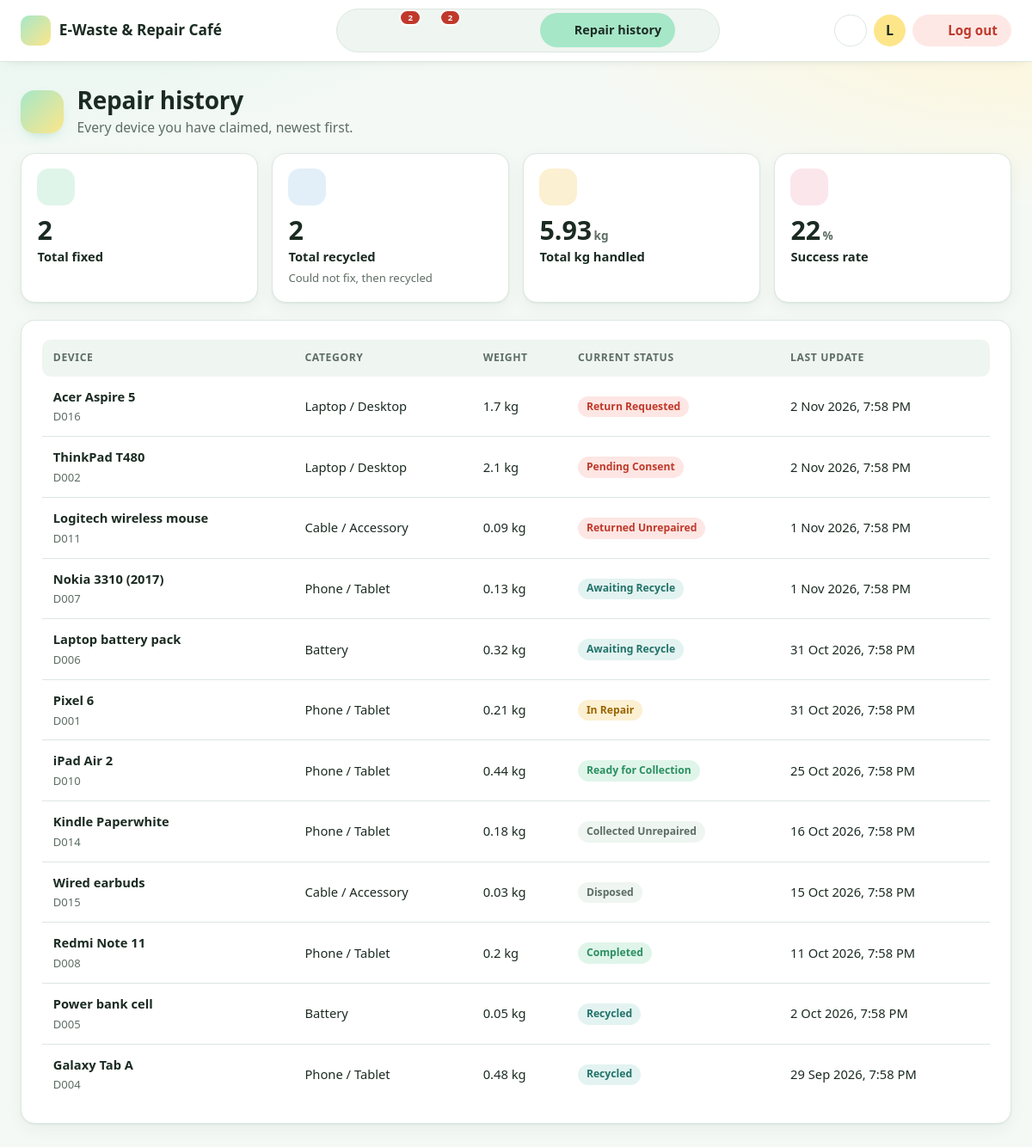
/volunteer/history.php (signed in), run on the app's committed database.
### tables this page shows
CREATE TABLE `devices` (
  `deviceID` varchar(10) NOT NULL,
  `submitted_by` varchar(10) NOT NULL,
  `categoryID` varchar(10) NOT NULL,
  `claimed_by` varchar(10) DEFAULT NULL,
  `processed_by` varchar(10) DEFAULT NULL,
  `device_name` varchar(100) NOT NULL,
  `fault_description` varchar(255) NOT NULL,
  `photo_path` varchar(255) NOT NULL,
  `weight_kg` decimal(6,2) DEFAULT NULL,
  `status` enum('Submitted','Cancelled','Dropped Off','Claimed','In Repair','Ready for Collection','Completed','Pending Consent','Return Requested','Awaiting Recycle','Recycled','Returned Unrepaired','Collected Unrepaired','Disposed','Returned Unclaimed') NOT NULL DEFAULT 'Submitted',
  `disposal_method` enum('Certified e-waste recycler','Battery take-back programme','Metal recovery','Harvest parts for repair stock') DEFAULT NULL,
  `terms_accepted` tinyint(1) NOT NULL,
  `recycle_consent` tinyint(1) DEFAULT NULL,
  `submitted_at` datetime NOT NULL DEFAULT current_timestamp(),
  `status_changed_at` datetime NOT NULL DEFAULT current_timestamp(),
  CONSTRAINT `chk_dev_weight` CHECK (`weight_kg` IS NULL OR (`weight_kg` > 0 AND `weight_kg` <= 50)),
  CONSTRAINT `chk_dev_terms` CHECK (`terms_accepted` = 1)
);

CREATE TABLE `categories` (
  `categoryID` varchar(10) NOT NULL,
  `category_name` varchar(50) NOT NULL,
  `multiplier` decimal(7,2) NOT NULL,
  `max_points` int(11) NOT NULL,
  `is_active` tinyint(1) NOT NULL DEFAULT 1,
  CONSTRAINT `chk_cat_multiplier` CHECK (`multiplier` > 0),
  CONSTRAINT `chk_cat_max` CHECK (`max_points` > 0)
);

### includes/functions.php (called while the page is built, shortened)
<?php
require_once __DIR__ . '/icons.php';
function e($value)
{
    return htmlspecialchars((string) $value, ENT_QUOTES, 'UTF-8');
}
function nice_date($datetime, $withTime = false)
{
    return date($withTime ? 'j M Y, g:i A' : 'j M Y', strtotime($datetime));
}
function db_all($conn, $sql, $types = '', $params = [])
{
    $stmt = $conn->prepare($sql);
    if ($types !== '') $stmt->bind_param($types, ...$params);
    $stmt->execute();
    $result = $stmt->get_result();
    return $result->fetch_all(MYSQLI_ASSOC);
}
function db_one($conn, $sql, $types = '', $params = [])
{
    $rows = db_all($conn, $sql, $types, $params);
    return $rows[0] ?? null;
}
function db_value($conn, $sql, $types = '', $params = [])
{
    $row = db_one($conn, $sql, $types, $params);
    return $row ? array_values($row)[0] : null;
}
function status_class($status)
{
    return 'status-' . strtolower(str_replace(' ', '-', $status));
}
function sql_list($values)
{
    return "'" . implode("', '", $values) . "'";
}
function overdue_sql($statuses, $alias = '')
{
    return $alias . 'status IN (' . sql_list($statuses) . ') AND ' . $alias . 'status_changed_at < NOW() - INTERVAL ' . DEADLINE_DAYS . ' DAY';
}
function require_role($conn, $role, $root)
{
    check_collection_deadlines($conn);
}

### includes/collection_deadlines.php (called while the page is built, shortened)
<?php
function check_collection_deadlines($conn)
{
    require_once __DIR__ . '/volunteer_logic.php';
    $devices = db_all($conn,
        "SELECT deviceID, device_name, status, submitted_by, claimed_by FROM devices WHERE " . overdue_sql(WAITING_FOR_ACTION));
}

### includes/volunteer_logic.php (called while the page is built, shortened)
<?php
function vol_kg($value)
{
    return rtrim(rtrim(number_format((float) $value, 2, '.', ''), '0'), '.') . ' kg';
}
function vol_kg_number($value)
{
    return rtrim(rtrim(number_format((float) $value, 2, '.', ''), '0'), '.') ?: '0';
}
function vol_stats($conn, $me, $from = null, $to_exclusive = null)
{
    $sql = "SELECT d.status, d.weight_kg FROM devices d WHERE d.claimed_by = ?";
    $types = 's'; $args = [$me];
    $r = ['claimed' => 0, 'fixed' => 0, 'recycled' => 0, 'notfixed' => 0, 'kg' => 0.0, 'rate' => null];
    foreach (db_all($conn, $sql, $types, $args) as $row) {
        $r['claimed']++;
        $r['kg'] += (float) $row['weight_kg'];
        if (in_array($row['status'], VOL_FIXED, true))    $r['fixed']++;
        if ($row['status'] === 'Recycled')                $r['recycled']++;
        if (in_array($row['status'], VOL_NOTFIXED, true)) $r['notfixed']++;
    }
    $done = $r['fixed'] + $r['notfixed'];
    $r['rate'] = $done > 0 ? (int) round($r['fixed'] * 100 / $done) : null;
    return $r;
}

### volunteer/history.php (the view, shortened to what this page needs)
<?php
require '../config/db.php';
require '../includes/functions.php';
require_once '../includes/volunteer_logic.php';
require_role($conn, 'volunteer', '../');
$me = $_SESSION['tp_number'];
$stats = vol_stats($conn, $me);
$rows  = db_all($conn,
    "SELECT d.deviceID, d.device_name, d.weight_kg, d.status, d.status_changed_at, c.category_name
       FROM devices d JOIN categories c ON c.categoryID = d.categoryID
      WHERE d.claimed_by = ?
      ORDER BY d.status_changed_at DESC, d.deviceID DESC", 's', [$me]);
require '../includes/volunteer_top.php';
?>
<div class="stat-grid four">
    <div class="stat-card"><span class="stat-icon tint-mint"><?= icon('check') ?></span><span class="stat-value"><?= $stats['fixed'] ?></span><span class="stat-title">Total fixed</span></div>
    <div class="stat-card"><span class="stat-icon tint-sky"><?= icon('recycle') ?></span><span class="stat-value"><?= $stats['recycled'] ?></span><span class="stat-title">Total recycled</span><small>Could not fix, then recycled</small></div>
    <div class="stat-card"><span class="stat-icon tint-gold"><?= icon('scale') ?></span><span class="stat-value"><?= e(vol_kg_number($stats['kg'])) ?><small>kg</small></span><span class="stat-title">Total kg handled</span></div>
    <div class="stat-card"><span class="stat-icon tint-rose"><?= icon('percent') ?></span><span class="stat-value"><?= $stats['rate'] === null ? '–' : (int) $stats['rate'] . '<small>%</small>' ?></span><span class="stat-title">Success rate</span></div>
</div>
<section class="card">
    <?php if (!$rows): ?>
        <?php empty_state('history', 'No history yet. Devices you claim will be listed here.') ?>
    <?php else: ?>
        <div class="table-wrap">
            <table>
                <thead><tr><th>Device</th><th>Category</th><th>Weight</th><th>Current status</th><th>Last update</th></tr></thead>
                <tbody>
                <?php foreach ($rows as $r): ?>
                    <tr>
                        <td><strong><?= e($r['device_name']) ?></strong><br><small class="muted"><?= e($r['deviceID']) ?></small></td>
                        <td><?= e($r['category_name']) ?></td>
                        <td><?= e(vol_kg($r['weight_kg'])) ?></td>
                        <td><span class="badge <?= e(status_class($r['status'])) ?>"><?= e($r['status']) ?></span></td>
                        <td><?= nice_date($r['status_changed_at'], true) ?></td>
                    </tr>
                <?php endforeach; ?>
                </tbody>
            </table>
        </div>
    <?php endif; ?>
</section>
<?php require '../includes/bottom.php'; ?>

### assets/css/style.css (style rules this page uses)
:root { --font-display: "Segoe UI", system-ui, -apple-system, Roboto, Arial, sans-serif; --font-text: "Segoe UI", system-ui, -apple-system, Roboto, Arial, sans-serif; --bg: #f5f9f6; --surface: #ffffff; --surface-2: #eff5f1; --text: #1b2b22; --muted: #5d6e64; --border: #dce7e0; --primary: #3fb37f; --primary-dark: #1d2b24; --primary-press: #74d3a6; --primary-soft: #e3f7ed; --accent: #a6e7c8; --accent-hover: #8fdeb8; --sun: #fde68a; --sun-hover: #fbdc6a; --sun-soft: #fff6d6; --ink: #1d2b24; --danger: #c0392b; --danger-soft: #fde8e5; --warn: #9a6200; --warn-soft: #fdf1d4; --mint-bg: #e0f5ea; --mint-fg: #2a8f61; --sky-bg: #e2eff8; --sky-fg: #2b6a96; --gold-bg: #fcf0d2; --gold-fg: #9a6400; --rose-bg: #fbe6ec; --rose-fg: #b23e5c; --red-bg: #fde6e3; --red-fg: #c0392b; --shadow: 0 1px 2px rgba(25, 60, 40, 0.06), 0 6px 18px rgba(25, 60, 40, 0.06); --radius: 16px; --ring: 0 0 0 4px rgba(63, 179, 127, 0.3); }
* { box-sizing: border-box; }
body { margin: 0; font-family: var(--font-text); font-size: 1rem; line-height: 1.55; color: var(--text); background: var(--bg); }
small { font-size: 0.82rem; }
.muted { color: var(--muted); }
.badge { display: inline-flex; align-items: center; gap: 0.3rem; padding: 0.18rem 0.62rem; border-radius: 999px; font-size: 0.76rem; font-weight: 700; white-space: nowrap; background: var(--surface-2); color: var(--muted); }
.status-claimed, .status-in-repair { background: var(--gold-bg); color: var(--gold-fg); }
.status-ready-for-collection, .status-completed { background: var(--mint-bg); color: var(--mint-fg); }
.status-pending-consent, .status-return-requested, .status-returned-unrepaired, .status-returned-unclaimed { background: var(--red-bg); color: var(--red-fg); }
.status-awaiting-recycle, .status-recycled { background: #e3f3f1; color: #23736a; }
.stat-icon { display: inline-grid; place-items: center; width: 2.7rem; height: 2.7rem; border-radius: 14px; flex-shrink: 0; position: relative; }
.tint-mint { background: var(--mint-bg); color: var(--mint-fg); }
.tint-sky { background: var(--sky-bg); color: var(--sky-fg); }
.tint-gold { background: var(--gold-bg); color: var(--gold-fg); }
.tint-rose { background: var(--rose-bg); color: var(--rose-fg); }
body.app { background: radial-gradient(900px 380px at 0% -5%, var(--mint-bg), transparent 70%), radial-gradient(800px 360px at 100% 0%, var(--sun-soft), transparent 70%), var(--bg); background-repeat: no-repeat; }
.card { background: var(--surface); border: 1px solid var(--border); border-radius: var(--radius); padding: 1.35rem 1.5rem; margin-bottom: 1.25rem; box-shadow: var(--shadow); }
.stat-grid { display: grid; grid-template-columns: repeat(5, 1fr); gap: 1rem; margin-bottom: 1.25rem; }
.stat-grid.four { grid-template-columns: repeat(4, 1fr); }
.stat-card { display: flex; flex-direction: column; gap: 0.2rem; background: var(--surface); border: 1px solid var(--border); border-radius: var(--radius); padding: 1.1rem 1.15rem; color: var(--text); text-decoration: none; box-shadow: var(--shadow); transition: border-color 0.15s, transform 0.15s; }
.stat-card .stat-icon { margin-bottom: 0.5rem; }
.stat-value { font-family: var(--font-display); font-size: 1.9rem; font-weight: 800; line-height: 1.1; }
.stat-value small { font-size: 0.85rem; color: var(--muted); font-weight: 600; margin-left: 0.15rem; }
.stat-title { font-weight: 600; font-size: 0.92rem; }
.stat-card small { color: var(--muted); }
.table-wrap { overflow-x: auto; }
table { width: 100%; border-collapse: collapse; font-size: 0.92rem; }
th, td { text-align: left; padding: 0.75rem 0.8rem; border-bottom: 1px solid var(--border); vertical-align: middle; }
thead th { font-size: 0.76rem; text-transform: uppercase; letter-spacing: 0.05em; color: var(--muted); background: var(--surface-2); border-bottom: 0; }
thead th:first-child { border-radius: 10px 0 0 10px; }
thead th:last-child { border-radius: 0 10px 10px 0; }
tbody tr:last-child td { border-bottom: 0; }
:root { --pub-gradient: url("../img/circuit-green.svg"), radial-gradient(ellipse at 88% 10%, rgba(253, 230, 138, 0.5), transparent 45%), radial-gradient(ellipse at 5% 90%, rgba(166, 231, 200, 0.45), transparent 50%), linear-gradient(160deg, #e3f7ed 0%, #fbfdf9 48%, #fff4cf 100%); }

### data on the page
devices: device_name "Acer Aspire 5", deviceID "D016", categoryID.category_name "Laptop / Desktop", weight_kg "1.7 kg", status "Return Requested", status_changed_at "2 Nov 2026, 7:58 PM"
devices: device_name "ThinkPad T480", deviceID "D002", categoryID.category_name "Laptop / Desktop", weight_kg "2.1 kg", status "Pending Consent", status_changed_at "2 Nov 2026, 7:58 PM"
devices: device_name "Logitech wireless mouse", deviceID "D011", categoryID.category_name "Cable / Accessory", weight_kg "0.09 kg", status "Returned Unrepaired", status_changed_at "1 Nov 2026, 7:58 PM"
devices: device_name "Nokia 3310 (2017)", deviceID "D007", categoryID.category_name "Phone / Tablet", weight_kg "0.13 kg", status "Awaiting Recycle", status_changed_at "1 Nov 2026, 7:58 PM"
devices: device_name "Laptop battery pack", deviceID "D006", categoryID.category_name "Battery", weight_kg "0.32 kg", status "Awaiting Recycle", status_changed_at "31 Oct 2026, 7:58 PM"
devices: device_name "Pixel 6", deviceID "D001", categoryID.category_name "Phone / Tablet", weight_kg "0.21 kg", status "In Repair", status_changed_at "31 Oct 2026, 7:58 PM"
devices: device_name "iPad Air 2", deviceID "D010", categoryID.category_name "Phone / Tablet", weight_kg "0.44 kg", status "Ready for Collection", status_changed_at "25 Oct 2026, 7:58 PM"
devices: device_name "Kindle Paperwhite", deviceID "D014", categoryID.category_name "Phone / Tablet", weight_kg "0.18 kg", status "Collected Unrepaired", status_changed_at "16 Oct 2026, 7:58 PM"
devices: device_name "Wired earbuds", deviceID "D015", categoryID.category_name "Cable / Accessory", weight_kg "0.03 kg", status "Disposed", status_changed_at "15 Oct 2026, 7:58 PM"
devices: device_name "Redmi Note 11", deviceID "D008", categoryID.category_name "Phone / Tablet", weight_kg "0.2 kg", status "Completed", status_changed_at "11 Oct 2026, 7:58 PM"
devices: device_name "Power bank cell", deviceID "D005", categoryID.category_name "Battery", weight_kg "0.05 kg", status "Recycled", status_changed_at "2 Oct 2026, 7:58 PM"
devices: device_name "Galaxy Tab A", deviceID "D004", categoryID.category_name "Phone / Tablet", weight_kg "0.48 kg", status "Recycled", status_changed_at "29 Sep 2026, 7:58 PM"

### other printed values
$nav_badges[$nav_key] "2"
$nav_label "Repair history"
$initial "L"
$title "Repair history"
$desc "Every device you have claimed, newest first."
$stats['fixed'] "2"
$stats['recycled'] "2"
vol_kg_number($stats['kg']) "5.93"
$stats['rate'] "22"
